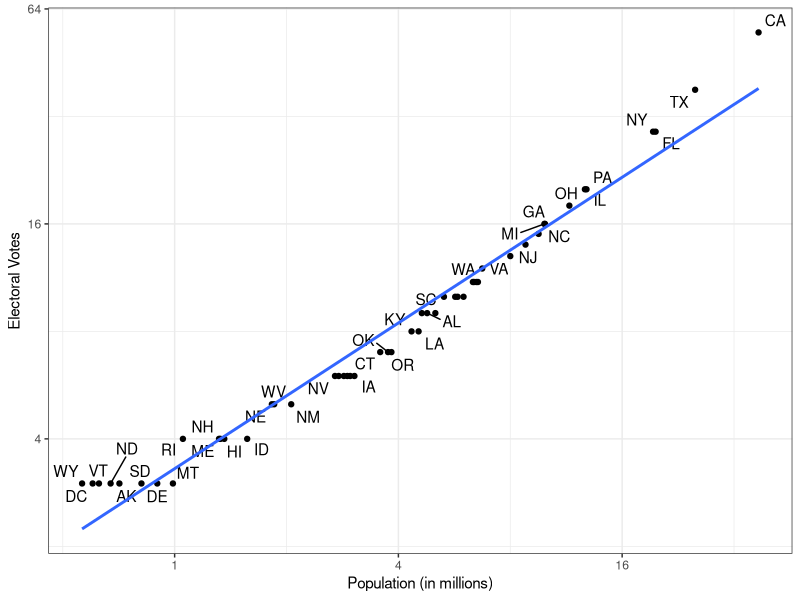

R code for this plot:
## ---- chunk 1
library(tidyverse)
library(ggrepel)
library(dslabs)
ds_theme_set()
## ---- chunk 2
data(murders)
head(murders)
## ---- chunk 3
data(polls_us_election_2016)
head(results_us_election_2016)
## ---- chunk 4
identical(results_us_election_2016$state, murders$state)

# not good --- Friday we will resolve this issue 
## ---- chunk 5

tab <- left_join(murders, results_us_election_2016, by ="state")
      tab %>% select(state, population, electoral_votes) %>% head()

## ---- chunk 6

tab %>% ggplot(aes(population/10^6, electoral_votes, label = abb)) +         geom_point() +
        geom_text_repel() +
        scale_x_continuous(trans = "log2") +
        scale_y_continuous(trans = "log2") +
        geom_smooth(method = "lm", se = FALSE) + 
        xlab("Population (in millions)") +
        ylab("Electoral Votes")

## ---- chunk 7
tab1 <- slice(murders, 1:6) %>%
        select(state, population)
tab1


## ---- chunk 8

tab2 <- slice(results_us_election_2016, c(1:3), 5, 14, 44) %>% 
        select(state, electoral_votes)

tab2
## ---- chunk 9

left_join(tab1, tab2)


## ---- chunk 10

tab1 %>% left_join(tab2)

## ---- chunk 11
tab1 %>% right_join(tab2)


## ---- chunk 12
inner_join(tab1, tab2)  # alaska, arizona, california


## ---- chunk 13

full_join(tab1, tab2)


## ---- chunk 14
semi_join(tab1, tab2)
## ---- chunk 15
anti_join(tab1, tab2)
## ---- chunk 16
bind_cols(a = 1:3, b = 4:6)
## ---- chunk 17

tab1 <- tab[, 1:3]
tab2 <- tab[, 4:6]
tab3 <- tab[, 7:9]
new_tab <- bind_cols(tab1, tab2, tab3)
head(new_tab)

## ---- chunk 18
tab1 <- tab[1:2, ]
tab2 <- tab[3:4,]

bind_rows(tab1, tab2)
## ---- chunk 19
intersect(1:10, 6:15)

## ---- chunk 20
intersect(c("a", "b", "c"), c("b", "c", "d"))

## ---- chunk 21

tab1 <- tab[1:5,]
tab2 <- tab[3:7,]
intersect(tab1,tab2)
## ---- chunk 22
union(1:10, 6:15)

## ---- chunk 23
union(c("a", "b", "c"), c("b", "c", "d"))

## ---- chunk 24
tab1 <- tab[1:5,]
tab2 <- tab[3:7,]
union(tab1,tab2)


## ---- chunk 25

setdiff(1:10, 6:15)
setdiff(6:15, 1:10)


## ---- chunk 26
tab1 <- tab[1:5,]
tab2 <- tab[3:7,]
setdiff(tab1,tab2)


## ---- chunk 27

setequal(1:5, 1:6)
## ---- chunk 28
setequal(c("a", "e", "g", "h"), c("h", "g", "e", "a", "g"))

## ---- chunk 29

setequal(tab1, tab2)
